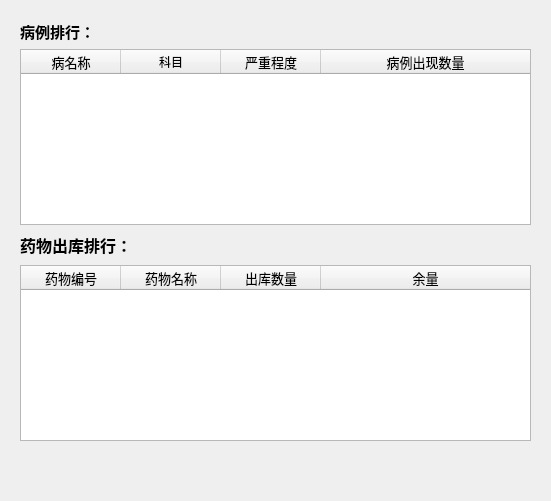
   <widget class="QWidget" name="widget_today" native="true">
    <property name="geometry">
     <rect>
      <x>370</x>
      <y>40</y>
      <width>551</width>
      <height>501</height>
     </rect>
    </property>
    <property name="styleSheet">
     <string notr="true">border-image: url(:/new/prefix1/C:/Users/Administrator.QH-20141214JPFU/Desktop/图片/30.jpg);</string>
    </property>
    <widget class="QWidget" name="layoutWidget">
     <property name="geometry">
      <rect>
       <x>20</x>
       <y>20</y>
       <width>511</width>
       <height>421</height>
      </rect>
     </property>
     <layout class="QVBoxLayout" name="verticalLayout_2">
      <item>
       <layout class="QHBoxLayout" name="horizontalLayout_5">
        <item>
         <widget class="QLabel" name="label_2">
          <property name="styleSheet">
           <string notr="true">border-image: url();</string>
          </property>
          <property name="text">
           <string>&lt;html&gt;&lt;head/&gt;&lt;body&gt;&lt;p&gt;&lt;span style=&quot; font-size:11pt; font-weight:600;&quot;&gt;病例排行：&lt;/span&gt;&lt;/p&gt;&lt;/body&gt;&lt;/html&gt;</string>
          </property>
         </widget>
        </item>
        <item>
         <spacer name="horizontalSpacer_3">
          <property name="orientation">
           <enum>Qt::Horizontal</enum>
          </property>
          <property name="sizeHint" stdset="0">
           <size>
            <width>208</width>
            <height>18</height>
           </size>
          </property>
         </spacer>
        </item>
        <item>
         <layout class="QHBoxLayout" name="horizontalLayout_4"/>
        </item>
       </layout>
      </item>
      <item>
       <widget class="QTableWidget" name="TDtableWidget">
        <property name="styleSheet">
         <string notr="true">border-image: url();</string>
        </property>
        <attribute name="horizontalHeaderStretchLastSection">
         <bool>true</bool>
        </attribute>
        <attribute name="verticalHeaderCascadingSectionResizes">
         <bool>false</bool>
        </attribute>
        <attribute name="verticalHeaderShowSortIndicator" stdset="0">
         <bool>false</bool>
        </attribute>
        <attribute name="verticalHeaderStretchLastSection">
         <bool>false</bool>
        </attribute>
        <column>
         <property name="text">
          <string>病名称</string>
         </property>
         <property name="font">
          <font>
           <pointsize>10</pointsize>
          </font>
         </property>
        </column>
        <column>
         <property name="text">
          <string>科目</string>
         </property>
        </column>
        <column>
         <property name="text">
          <string>严重程度</string>
         </property>
         <property name="font">
          <font>
           <pointsize>10</pointsize>
          </font>
         </property>
        </column>
        <column>
         <property name="text">
          <string>病例出现数量</string>
         </property>
         <property name="font">
          <font>
           <pointsize>10</pointsize>
          </font>
         </property>
        </column>
       </widget>
      </item>
      <item>
       <layout class="QHBoxLayout" name="horizontalLayout_6">
        <item>
         <widget class="QLabel" name="label_9">
          <property name="styleSheet">
           <string notr="true">border-image: url();</string>
          </property>
          <property name="text">
           <string>&lt;html&gt;&lt;head/&gt;&lt;body&gt;&lt;p&gt;&lt;span style=&quot; font-size:12pt; font-weight:600;&quot;&gt;药物出库排行：&lt;/span&gt;&lt;/p&gt;&lt;/body&gt;&lt;/html&gt;</string>
          </property>
         </widget>
        </item>
        <item>
         <spacer name="horizontalSpacer_4">
          <property name="orientation">
           <enum>Qt::Horizontal</enum>
          </property>
          <property name="sizeHint" stdset="0">
           <size>
            <width>318</width>
            <height>28</height>
           </size>
          </property>
         </spacer>
        </item>
       </layout>
      </item>
      <item>
       <widget class="QTableWidget" name="TMtableWidget_2">
        <property name="styleSheet">
         <string notr="true">border-image: url();</string>
        </property>
        <attribute name="horizontalHeaderShowSortIndicator" stdset="0">
         <bool>false</bool>
        </attribute>
        <attribute name="horizontalHeaderStretchLastSection">
         <bool>true</bool>
        </attribute>
        <column>
         <property name="text">
          <string>药物编号</string>
         </property>
         <property name="font">
          <font>
           <pointsize>10</pointsize>
          </font>
         </property>
        </column>
        <column>
         <property name="text">
          <string>药物名称</string>
         </property>
         <property name="font">
          <font>
           <pointsize>10</pointsize>
          </font>
         </property>
        </column>
        <column>
         <property name="text">
          <string>出库数量</string>
         </property>
         <property name="font">
          <font>
           <pointsize>10</pointsize>
          </font>
         </property>
        </column>
        <column>
         <property name="text">
          <string>余量</string>
         </property>
         <property name="font">
          <font>
           <pointsize>10</pointsize>
          </font>
         </property>
        </column>
       </widget>
      </item>
     </layout>
    </widget>
   </widget>
